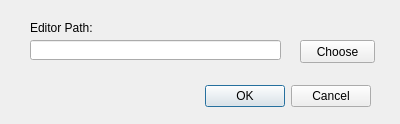
<?xml version="1.0" encoding="UTF-8"?>
<ui version="4.0">
 <class>Dialog</class>
 <widget class="QDialog" name="Dialog">
  <property name="geometry">
   <rect>
    <x>0</x>
    <y>0</y>
    <width>400</width>
    <height>124</height>
   </rect>
  </property>
  <property name="windowTitle">
   <string>Dialog</string>
  </property>
  <widget class="QDialogButtonBox" name="buttonBox">
   <property name="geometry">
    <rect>
     <x>30</x>
     <y>80</y>
     <width>341</width>
     <height>32</height>
    </rect>
   </property>
   <property name="orientation">
    <enum>Qt::Horizontal</enum>
   </property>
   <property name="standardButtons">
    <set>QDialogButtonBox::Cancel|QDialogButtonBox::Ok</set>
   </property>
  </widget>
  <widget class="QLineEdit" name="editor_path">
   <property name="geometry">
    <rect>
     <x>30</x>
     <y>40</y>
     <width>251</width>
     <height>20</height>
    </rect>
   </property>
  </widget>
  <widget class="QPushButton" name="choose_button">
   <property name="geometry">
    <rect>
     <x>300</x>
     <y>40</y>
     <width>75</width>
     <height>23</height>
    </rect>
   </property>
   <property name="text">
    <string>Choose</string>
   </property>
  </widget>
  <widget class="QLabel" name="label">
   <property name="geometry">
    <rect>
     <x>30</x>
     <y>20</y>
     <width>71</width>
     <height>16</height>
    </rect>
   </property>
   <property name="text">
    <string>Editor Path:</string>
   </property>
  </widget>
 </widget>
 <resources/>
 <connections>
  <connection>
   <sender>buttonBox</sender>
   <signal>accepted()</signal>
   <receiver>Dialog</receiver>
   <slot>accept()</slot>
   <hints>
    <hint type="sourcelabel">
     <x>248</x>
     <y>254</y>
    </hint>
    <hint type="destinationlabel">
     <x>157</x>
     <y>274</y>
    </hint>
   </hints>
  </connection>
  <connection>
   <sender>buttonBox</sender>
   <signal>rejected()</signal>
   <receiver>Dialog</receiver>
   <slot>reject()</slot>
   <hints>
    <hint type="sourcelabel">
     <x>316</x>
     <y>260</y>
    </hint>
    <hint type="destinationlabel">
     <x>286</x>
     <y>274</y>
    </hint>
   </hints>
  </connection>
 </connections>
</ui>
